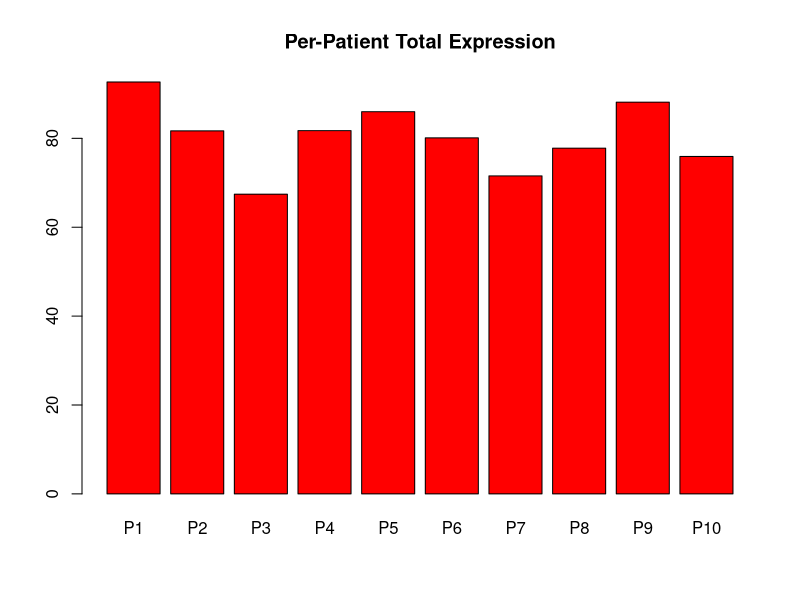

Write R code to recreate this figure.
# Pilot Study: 8 genes × 10 patients

set.seed(123)  # for reproducibility

#Generate Dataset 
patient_id <- paste0("P", 1:10)
status <- sample(c("Responder", "Non-Responder"), size = 10, replace = TRUE)

# simulate expression (normal distribution, mean=10, sd=3)
gene_data <- matrix(rnorm(10 * 8, mean = 10, sd = 3), nrow = 10, ncol = 8)
colnames(gene_data) <- paste0("G", 1:8)

expr <- data.frame(patient_id, status, gene_data)

cat("Dataset generated:\n")
print(expr)
cat("\n-------\n")

# 1. Structure & summary 
cat("Structure of expr:\n")
str(expr)
cat("\nSummary of gene columns:\n")
print(summary(expr[, 3:10]))
cat("\n-------\n")

# 2. Per-gene overall means 
gene_means <- colMeans(expr[, 3:10])
cat("Per-gene overall means:\n")
print(gene_means)
cat("Top 2 highest-mean genes:\n")
print(sort(gene_means, decreasing = TRUE)[1:2])
cat("\n---------\n")

# 3. Responder vs Non-Responder means (tapply) 
group_means <- sapply(expr[, 3:10], function(g) tapply(g, expr$status, mean))
cat("Responder vs Non-Responder means:\n")
print(group_means)
cat("\n------------\n")

# 4. Genes higher in Responders 
higher_in_resp <- names(which(group_means["Responder", ] > group_means["Non-Responder", ]))
cat("Genes higher in Responders:\n")
print(higher_in_resp)
cat("\n-----------\n")

# 5. Total expression per patient
expr$total <- rowSums(expr[, 3:10])
cat("Total expression per patient:\n")
print(expr[, c("patient_id", "total")])
cat("\n-----------\n")

# 6. Label HighExpr if total > median 
median_total <- median(expr$total)
expr$HighExpr <- ifelse(expr$total > median_total, "HighExpr", "LowExpr")
cat("HighExpr / LowExpr count per group:\n")
print(table(expr$status, expr$HighExpr))
cat("\n---------\n")

# 7. Patient with highest total 
cat("Patient with highest total:\n")
print(expr[which.max(expr$total), ])
cat("\n--------\n")

# 8. Per-gene variance 
gene_vars <- apply(expr[, 3:10], 2, var)
cat("Per-gene variance:\n")
print(gene_vars)
cat("Top 2 most variable genes:\n")
top_var_genes <- names(sort(gene_vars, decreasing = TRUE)[1:2])
print(top_var_genes)
cat("\n-----------\n")

# 9. Highest single patient × gene 
which_max <- which(expr[, 3:10] == max(expr[, 3:10]), arr.ind = TRUE)
cat("Patient × gene combination with highest single value:\n")
print(expr[which_max[1], 1:2])   # patient & status
cat("Gene:", colnames(expr)[2 + which_max[2]], "\n")
cat("Value:", max(expr[, 3:10]), "\n")
cat("\n----------\n")

# 10. Responder-only means vs overall 
resp_means <- colMeans(expr[expr$status == "Responder", 3:10])
cat("Responder-only per-gene means:\n")
print(resp_means)
cat("Comparison to overall means:\n")
print(data.frame(overall = gene_means, responder_only = resp_means))
cat("\n-----------\n")

# 11. Rename G4 to G4A 
colnames(expr)[colnames(expr) == "G4"] <- "G4A"
cat("G4 renamed to G4A, columns now:\n")
print(colnames(expr))
cat("\n---------\n")

# 12. Create gene_mat (10×8) 
gene_mat <- as.matrix(expr[, 3:10])
rownames(gene_mat) <- expr$patient_id
cat("gene_mat created (first 5 rows):\n")
print(gene_mat[1:5, ])
cat("\n----------\n")

# 13. Row & column means 
row_means <- rowMeans(gene_mat)
col_means <- colMeans(gene_mat)
cat("Row means (first 5 patients):\n")
print(row_means[1:5])
cat("Column means:\n")
print(col_means)
cat("\n--------\n")

# 14. Create list "study"
study <- list(expr = expr, genes = gene_mat)

# 15. Extract G1 expression for Non-Responders 
cat("G1 expression for Non-Responders:\n")
print(study$expr$G1[study$expr$status == "Non-Responder"])
cat("\n-------\n")

# 16. Threshold gene_mat (<5 → 0) 
before <- sum(gene_mat < 5)
gene_mat[gene_mat < 5] <- 0
after <- sum(gene_mat == 0)
changed <- after - before
cat("Number of entries changed to zero (<5):", changed, "\n")
cat("\n---------\n")

# 17. Responder vs Non-Responder means post-threshold 
group_means_thresh <- sapply(as.data.frame(gene_mat), function(g) tapply(g, expr$status, mean))
cat("Responder vs Non-Responder means post-threshold:\n")
print(group_means_thresh)
cat("\n-------\n")

# 18. Barplot per-patient totals
barplot(expr$total, names.arg = expr$patient_id,
        col = "Red", main = "Per-Patient Total Expression")

# 19. Remove lowest-total patient 
lowest_idx <- which.min(expr$total)
expr_removed <- expr[-lowest_idx, ]
cat("Mean total per group after removing lowest-total patient:\n")
print(tapply(expr_removed$total, expr_removed$status, mean))
cat("\n--------\n")

# 20. 2-paragraph interpretation 
cat("\nINTERPRETATION:\n\n")
cat("In this pilot study of 10 patients, several genes appeared to show differential ",
    "expression between Responders and Non-Responders. The overall analysis suggested ",
    "that genes such as ", paste(higher_in_resp, collapse = ", "),
    " were more highly expressed in Responders. This pattern indicates that these genes ",
    "could be biologically associated with treatment response. Importantly, these findings ",
    "are supported by the per-group means, where the Responder averages were consistently ",
    "higher than Non-Responders for selected genes. In addition, the computation of variances ",
    "highlighted that ", paste(top_var_genes, collapse = " and "),
    " are the most variable across patients, pointing toward heterogeneous regulation ",
    "that could influence their predictive power.\n\n", sep="")

cat("When we examined per-patient totals, we found that a few patients had markedly ",
    "higher aggregate expression across all eight genes, and these tended to fall in the ",
    "Responder group. Thresholding values below five to zero did not substantially change ",
    "the overall conclusions, suggesting that the observed differences are robust rather ",
    "than being driven by small, low-expression noise. Together, these findings suggest ",
    "that specific genes consistently elevated in Responders may serve as early indicators ",
    "of therapeutic benefit. However, as this is a small pilot study, these signals must ",
    "be interpreted cautiously, and confirmation in a larger, independent dataset will ",

    "be necessary before drawing firm biological or clinical conclusions.\n")

